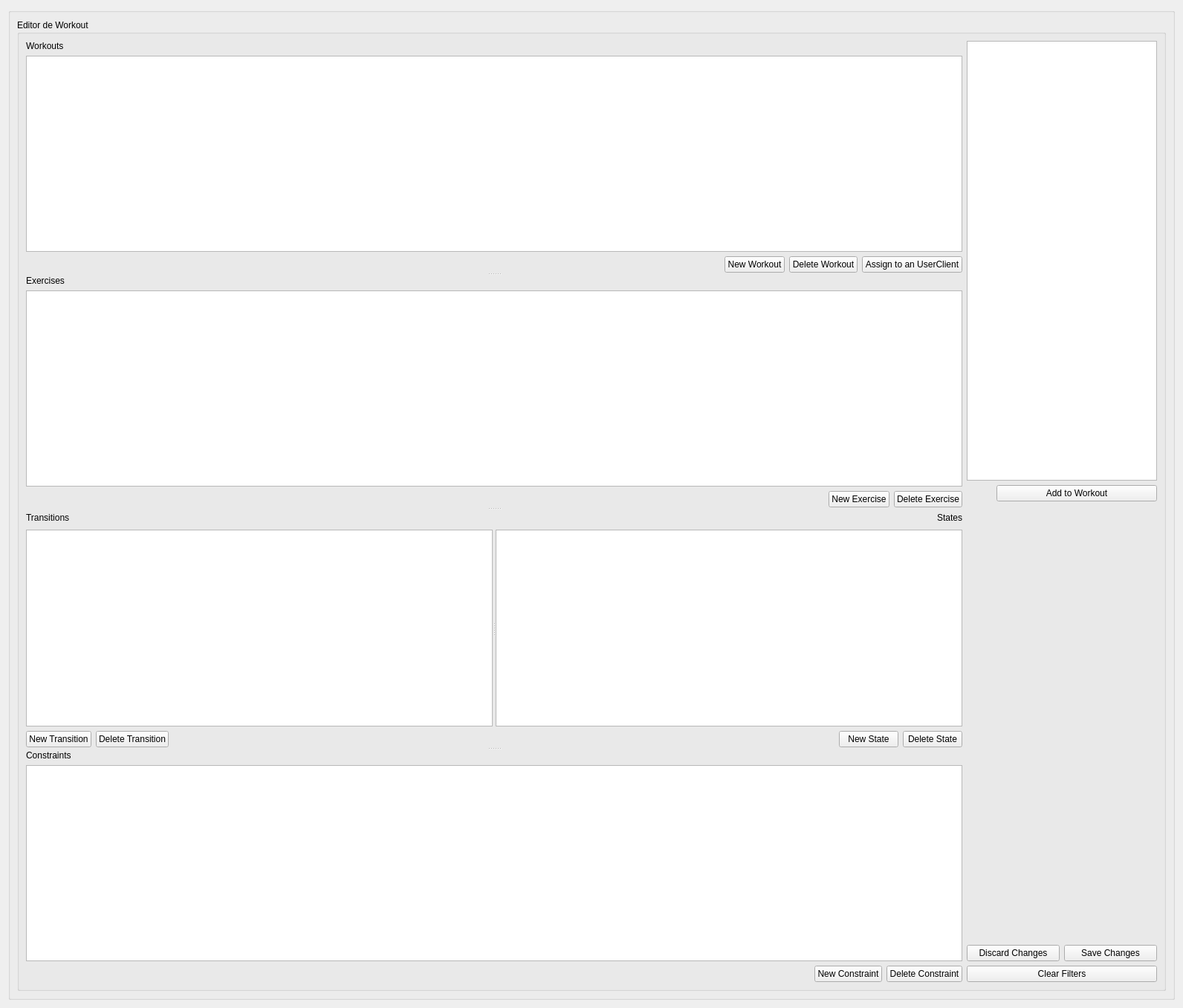
<?xml version="1.0" encoding="UTF-8"?>
<ui version="4.0">
 <class>TrainerWorkoutDesignWidget</class>
 <widget class="QWidget" name="TrainerWorkoutDesignWidget">
  <property name="geometry">
   <rect>
    <x>0</x>
    <y>0</y>
    <width>1592</width>
    <height>1357</height>
   </rect>
  </property>
  <layout class="QGridLayout" name="gridLayout_3">
   <item row="0" column="0">
    <widget class="QGroupBox" name="groupBox">
     <layout class="QGridLayout" name="gridLayout">
      <item row="0" column="0">
       <widget class="QGroupBox" name="groupBox_2">
        <property name="title">
         <string>Editor de Workout</string>
        </property>
        <layout class="QGridLayout" name="gridLayout_2">
         <item row="0" column="0">
          <layout class="QVBoxLayout" name="verticalLayout_3">
           <item>
            <widget class="QSplitter" name="splitterWorkoutEditor">
             <property name="sizePolicy">
              <sizepolicy hsizetype="Expanding" vsizetype="Expanding">
               <horstretch>0</horstretch>
               <verstretch>0</verstretch>
              </sizepolicy>
             </property>
             <property name="orientation">
              <enum>Qt::Orientation::Vertical</enum>
             </property>
             <widget class="QWidget" name="verticalLayoutWidget_3">
              <layout class="QVBoxLayout" name="verticalLayout_5">
               <item>
                <widget class="QLabel" name="label_13">
                 <property name="sizePolicy">
                  <sizepolicy hsizetype="Fixed" vsizetype="Fixed">
                   <horstretch>0</horstretch>
                   <verstretch>0</verstretch>
                  </sizepolicy>
                 </property>
                 <property name="text">
                  <string>Workouts</string>
                 </property>
                </widget>
               </item>
               <item>
                <widget class="QTableView" name="tableWorkouts"/>
               </item>
               <item>
                <layout class="QHBoxLayout" name="horizontalLayout_3">
                 <item>
                  <spacer name="horizontalSpacer">
                   <property name="orientation">
                    <enum>Qt::Orientation::Horizontal</enum>
                   </property>
                   <property name="sizeHint" stdset="0">
                    <size>
                     <width>40</width>
                     <height>20</height>
                    </size>
                   </property>
                  </spacer>
                 </item>
                 <item>
                  <widget class="QPushButton" name="new_WorkoutButton">
                   <property name="text">
                    <string>New Workout</string>
                   </property>
                  </widget>
                 </item>
                 <item>
                  <widget class="QPushButton" name="delete_WorkoutButton">
                   <property name="text">
                    <string>Delete Workout</string>
                   </property>
                  </widget>
                 </item>
                 <item>
                  <widget class="QPushButton" name="AssignButton">
                   <property name="text">
                    <string>Assign to an UserClient</string>
                   </property>
                  </widget>
                 </item>
                </layout>
               </item>
               <item>
                <layout class="QHBoxLayout" name="horizontalLayout_5"/>
               </item>
              </layout>
             </widget>
             <widget class="QWidget" name="verticalLayoutWidget_4">
              <layout class="QVBoxLayout" name="verticalLayout_6">
               <item>
                <widget class="QLabel" name="label_16">
                 <property name="sizePolicy">
                  <sizepolicy hsizetype="Fixed" vsizetype="Fixed">
                   <horstretch>0</horstretch>
                   <verstretch>0</verstretch>
                  </sizepolicy>
                 </property>
                 <property name="text">
                  <string>Exercises</string>
                 </property>
                </widget>
               </item>
               <item>
                <widget class="QTableView" name="tableExercises"/>
               </item>
               <item>
                <layout class="QHBoxLayout" name="horizontalLayout_6">
                 <item>
                  <spacer name="horizontalSpacer_2">
                   <property name="orientation">
                    <enum>Qt::Orientation::Horizontal</enum>
                   </property>
                   <property name="sizeHint" stdset="0">
                    <size>
                     <width>40</width>
                     <height>20</height>
                    </size>
                   </property>
                  </spacer>
                 </item>
                 <item>
                  <widget class="QPushButton" name="new_ExerciseButton">
                   <property name="text">
                    <string>New Exercise</string>
                   </property>
                  </widget>
                 </item>
                 <item>
                  <widget class="QPushButton" name="delete_ExerciseButton">
                   <property name="text">
                    <string>Delete Exercise</string>
                   </property>
                  </widget>
                 </item>
                </layout>
               </item>
               <item>
                <layout class="QHBoxLayout" name="horizontalLayout_7"/>
               </item>
              </layout>
             </widget>
             <widget class="QWidget" name="verticalLayoutWidget_5">
              <layout class="QVBoxLayout" name="verticalLayout_12">
               <item>
                <layout class="QHBoxLayout" name="horizontalLayout_2">
                 <item>
                  <layout class="QVBoxLayout" name="verticalLayout_10">
                   <item>
                    <layout class="QHBoxLayout" name="horizontalLayout_4">
                     <item>
                      <widget class="QLabel" name="label_18">
                       <property name="sizePolicy">
                        <sizepolicy hsizetype="Fixed" vsizetype="Fixed">
                         <horstretch>0</horstretch>
                         <verstretch>0</verstretch>
                        </sizepolicy>
                       </property>
                       <property name="text">
                        <string>Transitions</string>
                       </property>
                      </widget>
                     </item>
                     <item>
                      <spacer name="horizontalSpacer_6">
                       <property name="orientation">
                        <enum>Qt::Orientation::Horizontal</enum>
                       </property>
                       <property name="sizeHint" stdset="0">
                        <size>
                         <width>40</width>
                         <height>20</height>
                        </size>
                       </property>
                      </spacer>
                     </item>
                     <item>
                      <widget class="QLabel" name="label_19">
                       <property name="sizePolicy">
                        <sizepolicy hsizetype="Fixed" vsizetype="Fixed">
                         <horstretch>0</horstretch>
                         <verstretch>0</verstretch>
                        </sizepolicy>
                       </property>
                       <property name="text">
                        <string>States</string>
                       </property>
                      </widget>
                     </item>
                    </layout>
                   </item>
                   <item>
                    <widget class="QSplitter" name="splitterWorkoutEditor_5">
                     <property name="orientation">
                      <enum>Qt::Orientation::Horizontal</enum>
                     </property>
                     <widget class="QTableView" name="tableTransitions"/>
                     <widget class="QTableView" name="tableStates"/>
                    </widget>
                   </item>
                   <item>
                    <layout class="QHBoxLayout" name="horizontalLayout_14">
                     <item>
                      <layout class="QHBoxLayout" name="horizontalLayout_13">
                       <item>
                        <layout class="QHBoxLayout" name="horizontalLayout_12">
                         <item>
                          <widget class="QPushButton" name="new_TransitionButton">
                           <property name="text">
                            <string>New Transition</string>
                           </property>
                          </widget>
                         </item>
                         <item>
                          <widget class="QPushButton" name="delete_TransitionButton">
                           <property name="text">
                            <string>Delete Transition</string>
                           </property>
                          </widget>
                         </item>
                        </layout>
                       </item>
                      </layout>
                     </item>
                     <item>
                      <spacer name="horizontalSpacer_3">
                       <property name="orientation">
                        <enum>Qt::Orientation::Horizontal</enum>
                       </property>
                       <property name="sizeHint" stdset="0">
                        <size>
                         <width>40</width>
                         <height>20</height>
                        </size>
                       </property>
                      </spacer>
                     </item>
                     <item>
                      <layout class="QHBoxLayout" name="horizontalLayout_11">
                       <item>
                        <widget class="QPushButton" name="ne_StateButton">
                         <property name="text">
                          <string>New State</string>
                         </property>
                        </widget>
                       </item>
                       <item>
                        <widget class="QPushButton" name="delete_StateButton">
                         <property name="text">
                          <string>Delete State</string>
                         </property>
                        </widget>
                       </item>
                      </layout>
                     </item>
                    </layout>
                   </item>
                  </layout>
                 </item>
                </layout>
               </item>
               <item>
                <layout class="QHBoxLayout" name="horizontalLayout_10"/>
               </item>
              </layout>
             </widget>
             <widget class="QWidget" name="verticalLayoutWidget_2">
              <layout class="QVBoxLayout" name="verticalLayout_15">
               <item>
                <layout class="QVBoxLayout" name="verticalLayout_21">
                 <item>
                  <widget class="QLabel" name="label_20">
                   <property name="sizePolicy">
                    <sizepolicy hsizetype="Fixed" vsizetype="Fixed">
                     <horstretch>0</horstretch>
                     <verstretch>0</verstretch>
                    </sizepolicy>
                   </property>
                   <property name="text">
                    <string>Constraints</string>
                   </property>
                  </widget>
                 </item>
                 <item>
                  <widget class="QTableView" name="tableConstraints"/>
                 </item>
                 <item>
                  <layout class="QHBoxLayout" name="horizontalLayout_15">
                   <item>
                    <spacer name="horizontalSpacer_4">
                     <property name="orientation">
                      <enum>Qt::Orientation::Horizontal</enum>
                     </property>
                     <property name="sizeHint" stdset="0">
                      <size>
                       <width>40</width>
                       <height>20</height>
                      </size>
                     </property>
                    </spacer>
                   </item>
                   <item>
                    <widget class="QPushButton" name="new_ConstraintButton">
                     <property name="text">
                      <string>New Constraint</string>
                     </property>
                    </widget>
                   </item>
                   <item>
                    <widget class="QPushButton" name="delete_ConstraintButton">
                     <property name="text">
                      <string>Delete Constraint</string>
                     </property>
                    </widget>
                   </item>
                  </layout>
                 </item>
                 <item>
                  <layout class="QHBoxLayout" name="horizontalLayout_16"/>
                 </item>
                </layout>
               </item>
              </layout>
             </widget>
            </widget>
           </item>
          </layout>
         </item>
         <item row="0" column="1">
          <layout class="QVBoxLayout" name="verticalLayout_4">
           <item>
            <widget class="QTableView" name="tableExercisesLibrary">
             <property name="sizePolicy">
              <sizepolicy hsizetype="Preferred" vsizetype="Expanding">
               <horstretch>0</horstretch>
               <verstretch>0</verstretch>
              </sizepolicy>
             </property>
            </widget>
           </item>
           <item>
            <layout class="QHBoxLayout" name="horizontalLayout_8">
             <item>
              <spacer name="horizontalSpacer_5">
               <property name="orientation">
                <enum>Qt::Orientation::Horizontal</enum>
               </property>
               <property name="sizeType">
                <enum>QSizePolicy::Policy::Preferred</enum>
               </property>
               <property name="sizeHint" stdset="0">
                <size>
                 <width>40</width>
                 <height>20</height>
                </size>
               </property>
              </spacer>
             </item>
             <item>
              <widget class="QPushButton" name="AddToWorkout_Button">
               <property name="text">
                <string>Add to Workout</string>
               </property>
              </widget>
             </item>
            </layout>
           </item>
           <item>
            <spacer name="verticalSpacer">
             <property name="orientation">
              <enum>Qt::Orientation::Vertical</enum>
             </property>
             <property name="sizeHint" stdset="0">
              <size>
               <width>20</width>
               <height>40</height>
              </size>
             </property>
            </spacer>
           </item>
           <item>
            <layout class="QHBoxLayout" name="horizontalLayout_17">
             <item>
              <widget class="QPushButton" name="DischardButton">
               <property name="text">
                <string>Discard Changes</string>
               </property>
              </widget>
             </item>
             <item>
              <widget class="QPushButton" name="saveButton">
               <property name="text">
                <string>Save Changes</string>
               </property>
              </widget>
             </item>
            </layout>
           </item>
           <item>
            <widget class="QPushButton" name="clearFilters_Button">
             <property name="text">
              <string>Clear Filters</string>
             </property>
            </widget>
           </item>
          </layout>
         </item>
        </layout>
       </widget>
      </item>
     </layout>
    </widget>
   </item>
  </layout>
 </widget>
 <resources/>
 <connections/>
</ui>
